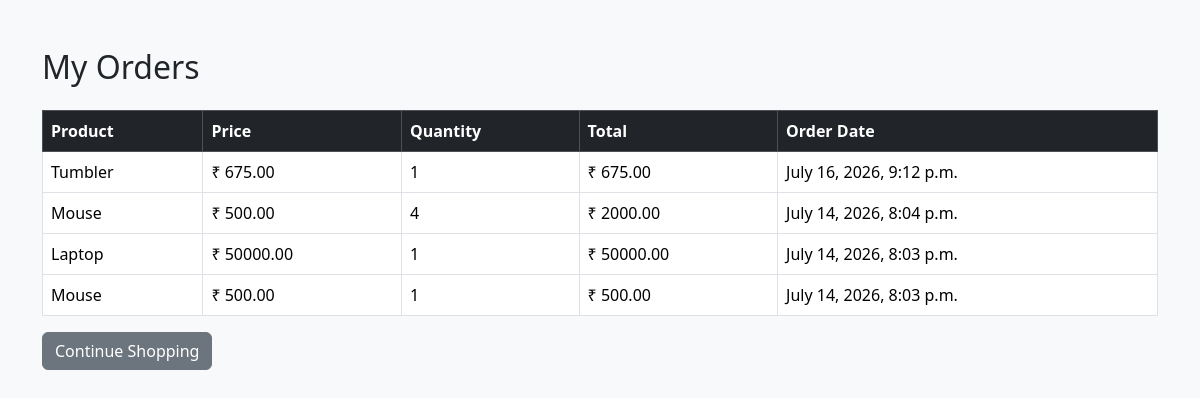
Page /orders/ (signed in) on the committed database.
### shop/models.py (models this page shows, shortened)
class OrderItem(models.Model):
    order = models.ForeignKey(Order, on_delete=models.CASCADE)
    product = models.ForeignKey(Product, on_delete=models.CASCADE)
    quantity = models.PositiveIntegerField()
    price = models.DecimalField(max_digits=10, decimal_places=2)

class Product(models.Model):
    name = models.CharField(max_length=100)
    description = models.TextField(null=True, blank=True)
    price = models.DecimalField(max_digits=10, decimal_places=2)
    image = models.ImageField(upload_to='products/')

class Order(models.Model):
    user = models.ForeignKey(User, on_delete=models.CASCADE)
    order_date = models.DateTimeField(auto_now_add=True)
    total_amount = models.DecimalField(max_digits=10, decimal_places=2)

### shop/views.py (the view)
# urls.py: path('orders/', views.orders, name='orders'),
@login_required
def orders(request):
    order_items = OrderItem.objects.filter(
        order__user=request.user
    ).order_by("-order__order_date")
    for item in order_items:
        item.total = item.price * item.quantity
    return render(request, "orders.html", {
        "order_items": order_items
    })

### shop/templates/orders.html (shortened to what this page needs)
<!DOCTYPE html>
<html lang="en">
<head>
    <link href="https://cdn.jsdelivr.net/npm/bootstrap@5.3.7/dist/css/bootstrap.min.css" rel="stylesheet">
</head>
<body class="bg-light">
<div class="container mt-5">
    <h2 class="mb-4">My Orders</h2>
    {% if order_items %}
    <table class="table table-bordered table-hover">
        <thead class="table-dark">
            <tr>
                <th>Product</th>
                <th>Price</th>
                <th>Quantity</th>
                <th>Total</th>
                <th>Order Date</th>
            </tr>
        </thead>
        <tbody>
        {% for item in order_items %}
        <tr>
            <td>{{ item.product.name }}</td>
            <td>₹ {{ item.price }}</td>
            <td>{{ item.quantity }}</td>
            <td>₹ {{ item.total }}</td>
            <td>{{ item.order.order_date }}</td>
        </tr>
        {% empty %}
        <tr>
            <td colspan="5" class="text-center">
                No orders found.
            </td>
        </tr>
        {% endfor %}
        </tbody>
    </table>
    {% else %}
    <div class="alert alert-info">
        You have not placed any orders yet.
    </div>
    {% endif %}
    <a href="{% url 'home' %}" class="btn btn-secondary">
        Continue Shopping
    </a>
</div>
</body>
</html>

### rows in the picture
OrderItem: product.name "Tumbler", price "675.00", quantity "1", total "675.00", order.order_date "July 16, 2026, 9:12 p.m."
OrderItem: product.name "Mouse", price "500.00", quantity "4", total "2000.00", order.order_date "July 14, 2026, 8:04 p.m."
OrderItem: product.name "Laptop", price "50000.00", quantity "1", total "50000.00", order.order_date "July 14, 2026, 8:03 p.m."
OrderItem: product.name "Mouse", price "500.00", quantity "1", total "500.00", order.order_date "July 14, 2026, 8:03 p.m."
